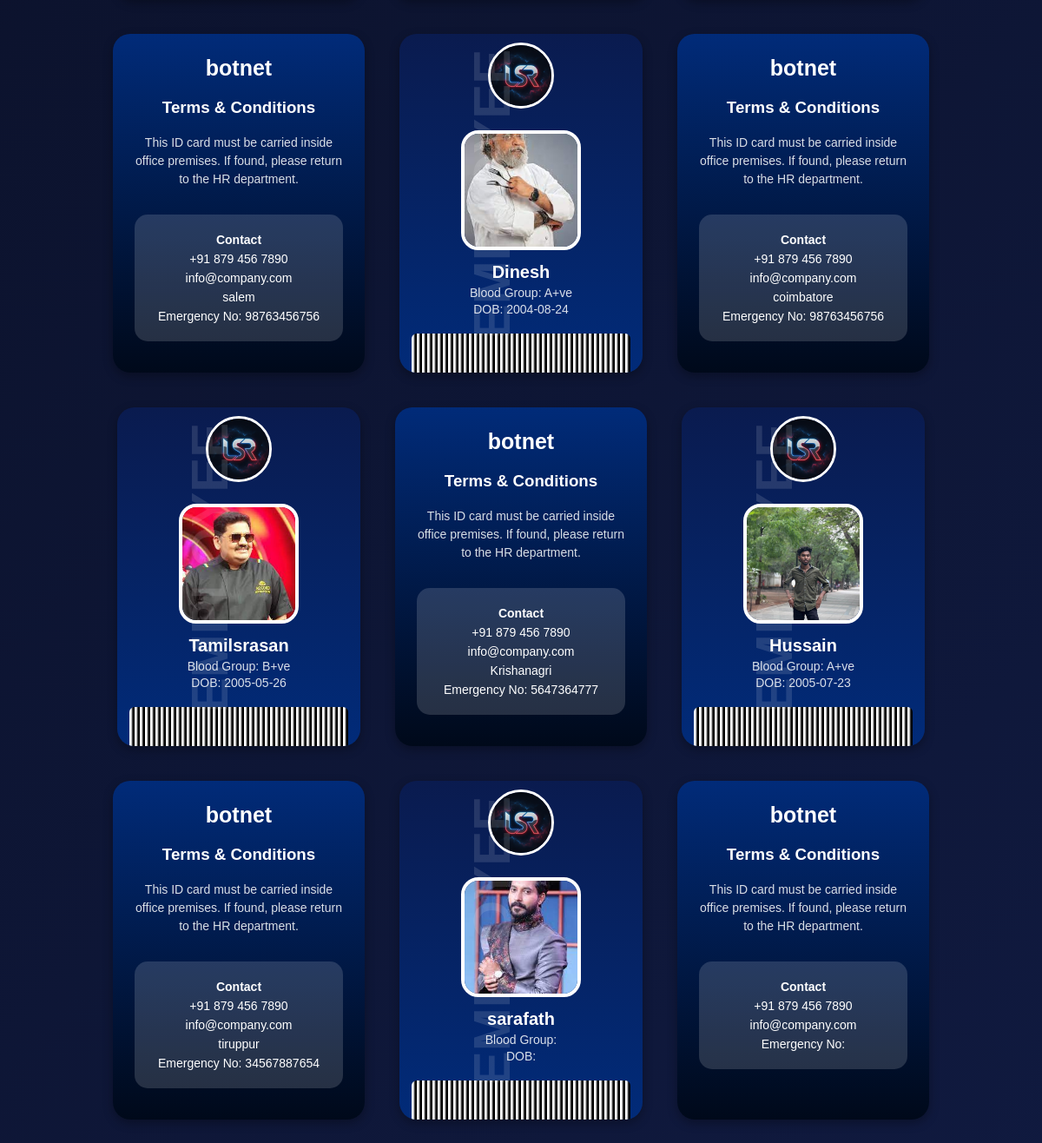
The page /idcard/ (lower part) on the database as committed earlier.
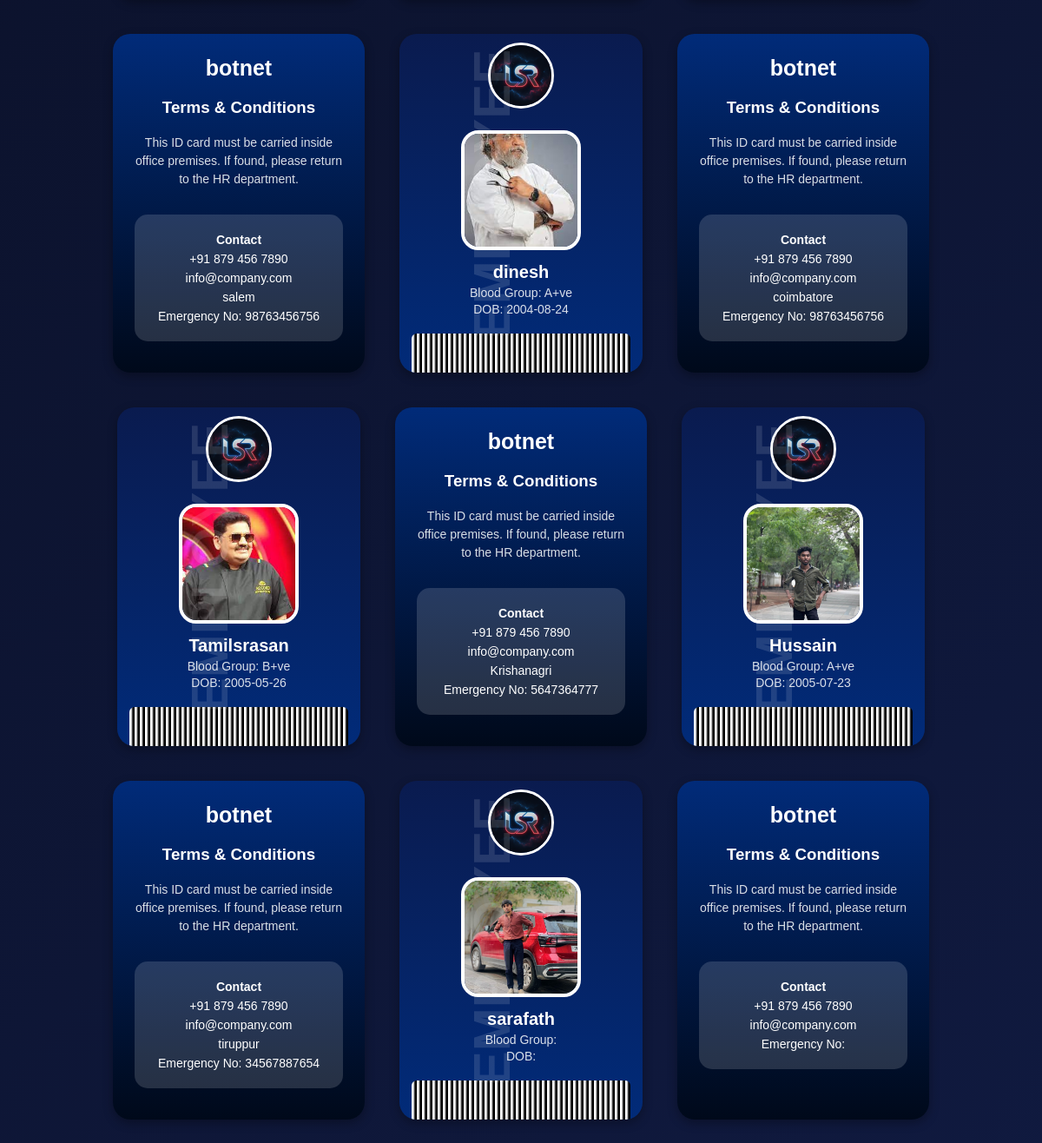
The same page on the database as committed later.
### app/models.py (models this page shows, shortened)
class Idcord(models.Model):
    employee=models.OneToOneField(Employees,on_delete=models.CASCADE,null=True,blank=True)
    address=models.CharField()
    Blood_Group=models.CharField()
    DOB=models.CharField()
    Emergency_contact_No=models.CharField()

class Employees(models.Model):
    user = models.OneToOneField(CustomUser, on_delete=models.CASCADE, null=True, blank=True)
    name = models.CharField(max_length=20)
    emp_id = models.CharField(max_length=20, unique=True, blank=True)
    Gender = models.CharField(choices=[('Male','Male'),('Female','Female'),('other','other')])
    phone = models.IntegerField()
    depertment = models.CharField(choices=[('HR','HR'),('IT','IT'),('Finance','Finance'),('Marketing','Marketing'),('Sales','Sales')])
    designation = models.CharField(max_length=50)
    salary = models.IntegerField()
    photo = models.ImageField(upload_to='image', blank=True, null=True)
    def __str__(self):
        return self.name

### app/views.py (the view)
# urls.py: path('idcard/',idcord_view,name="idcards"),
def idcord_view(request):
    idcords=Idcord.objects.all()
    return render(request,'idcard.html',{'idcards':idcords})

### app/templates/idcard.html (shortened to what this page needs)
<!DOCTYPE html>
{% load static %}
<html lang="en">
<head>
    <link rel="stylesheet" href="{% static 'css/style.css' %}">
</head>
<body>
    <div class="main-container">
        <div class="idcard-box">
            {% for i in idcards %}
            <div class="id-card">
                <img src="{% static 'image/Logo (2).png' %}" class="Logo_img" style="margin: 10px auto; display:block;">
                <div class="vertical-text">EMPLOYEE</div>
                <div class="profile-section">
                    <img src="{{ i.employee.photo.url }}" alt="Photo">
                </div>
                <div class="emp-info">
                    <h3>{{ i.employee }}</h3>
                    <p>Blood Group: {{ i.Blood_Group }}</p>
                    <p>DOB: {{ i.DOB }}</p>
                </div>
                <div class="barcode"></div>
            </div>
            <div class="id-card-back">
                <div class="back-logo">botnet</div>
                <h3 style="text-align:center;">Terms & Conditions</h3>
                <p class="terms">
                    This ID card must be carried inside office premises.
                    If found, please return to the HR department.
                </p>
                <div class="contact-box">
                    <p><strong>Contact</strong></p>
                    <p>+91 879 456 7890</p>
                    <p>info@company.com</p>
                    <p>{{ i.address }}</p>
                    <p>Emergency No: {{ i.Emergency_contact_No }}</p>
                </div>
            </div>
            {% endfor %}
        </div>
    </div>
</body>
</html>

Rows that differ between the two databases and show on the page:
changed through a linked row, Idcord "coimbatore": employee "Dinesh" → "dinesh"
changed through a linked row, Idcord "sarafath": employee.photo: a different picture
